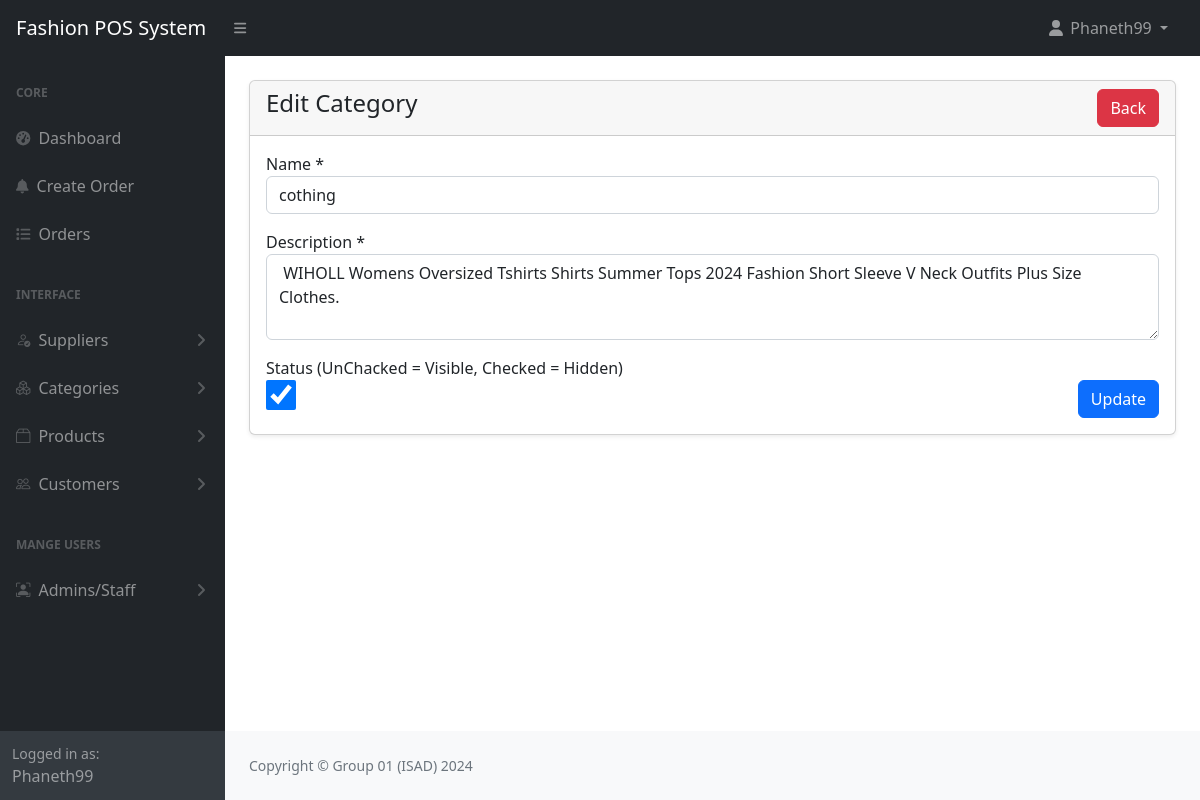
/admin/categories-edit.php?id=5 (signed in), run on the app's committed database.
### tables this page shows
CREATE TABLE `categories` (
  `id` int(11) NOT NULL,
  `name` varchar(40) NOT NULL,
  `description` mediumtext DEFAULT NULL,
  `status` tinyint(1) NOT NULL DEFAULT 0 COMMENT '1=visible,0=hidden'
);

### config/function.php (called while the page is built, shortened)
<?php
require 'dbcon.php';
function validate($inputData)
{
    global $conn;
    $validateData =  mysqli_real_escape_string($conn, $inputData);
    return trim($validateData);
}
function getByid($tableName, $id)
{
    global $conn;
    $table = validate($tableName);
    $id = validate($id);
    $query = "SELECT * FROM $table WHERE id ='$id' LIMIT 1 ";
    $result = mysqli_query($conn, $query);
    if ($result) {
        if (mysqli_num_rows($result) == 1) {
            $row = mysqli_fetch_assoc($result);
            $respone = [
                'status' => 200,
                'data' => $row,
                'message' => 'Record Found!'
            ];
            return $respone;
        } else {
            $respone = [
                'status' => 404,
                'message' => 'No Data Found!'
            ];
            return $respone;
        }
    } else {
        $respone = [
            'status' => 500,
            'message' => 'Something Went Wrong!'
        ];
        return $respone;
    }
}
function checkParamId($type){
    if(isset($_GET[$type])){
        if($_GET[$type] != ''){
            return $_GET[$type];
        }else{
            return '<h5>No Id Found!</h5>';
        }
    }else{
        return'<h5>No Id Given</h5>';
    }
}
?>

### admin/categories-edit.php (the view, shortened to what this page needs)
<?php include('includes/header.php'); ?>
<div class="container-fluid px-4">
    <div class="card mt-4 shadow-sm">
        <div class="card-header">
            <h4 class="mb-0">Edit Category
                <a href="categories.php" class="btn btn-danger float-end">Back</a>
            </h4>
        </div>
        <div class="card-body">
            <form action="code.php" method="POST">
                <?php
                $paramValue =  checkParamId('id');
                $category = getByid('categories', $paramValue);
                if ($category['status'] == 200) {
                ?>
                    <div class="row">
                        <div class="col-md-12 mb-3">
                            <label for="name">Name *</label>
                            <input type="text" id="name" name="name" value="<?= $category['data']['name'];?>" require class="form-control">
                        </div>
                        <div class="col-md-12 mb-3">
                            <label for="dec">Description *</label>
                            <textarea name="dec" id="dec"  require class="form-control" rows="3"> <?= $category['data']['description'];?></textarea>
                        </div>
                        <div class="col-md-6">
                            <label for="status">Status (UnChacked = Visible, Checked = Hidden)</label>
                            <br>
                            <input type="checkbox" name="status" value="1" <?= $category['data']['status'] == true ? 'checked':''; ?> style="width: 30px; height: 30px;">
                        </div>
                        <div class="col-md-6 md-3 text-end">
                            <br>
                            <button type="submit" name="updateCategory" class="btn btn-primary">Update</button>
                        </div>
                    </div>
               <?php } else {
                    echo '<h5>'.$category['message'].'</h5>';
                }
                ?>
            </form>
        </div>
    </div>
</div>
<?php include('includes/footer.php'); ?>

### data on the page
categories: name "cothing", dec "WIHOLL Womens Oversized Tshirts Shirts Summer Tops 2024 Fashion Short Sleeve V Neck Outfits Plus Size Clothes.", status "☑"

### other printed values
$_SESSION['loggedInUser']['name'] "Phaneth99"
